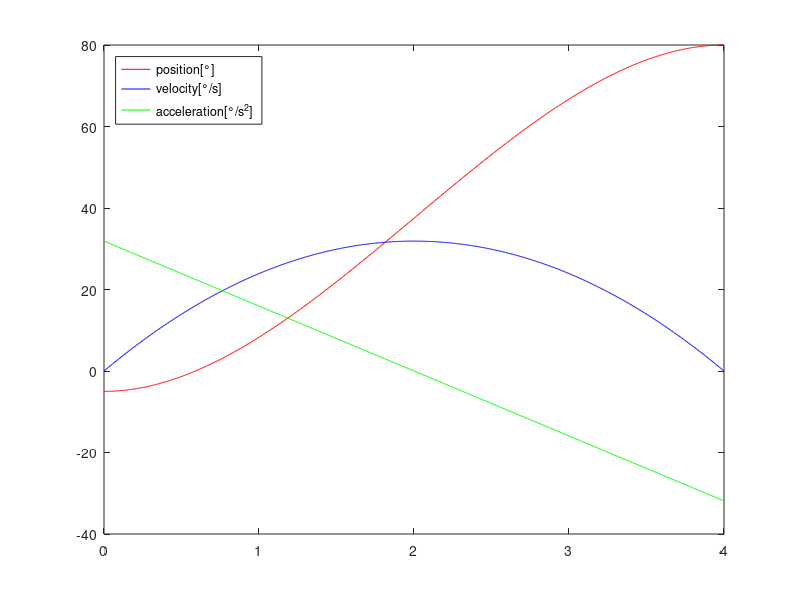

Write the MATLAB code that produced this figure.
# cubic polynomial coefficients found by hand
t=linspace(0,4,1000)
a0 = -5
a1 = 0
a2 = 85*3/16
a3 = -85/32

theta=a0+a1*t+a2*t.^2+a3*t.^3;
theta_dot=a1+2*a2*t+3*a3*t.^2;
theta_dotdot=2*a2+6*a3*t;
figure;
title("Single link robot motion")
plot(t,theta,'r');
hold on;
plot(t,theta_dot,'b')
plot(t,theta_dotdot,'g')
legend({'position[\deg]','velocity[\deg/s]','acceleration[\deg/s^2]'},'location','northwest')